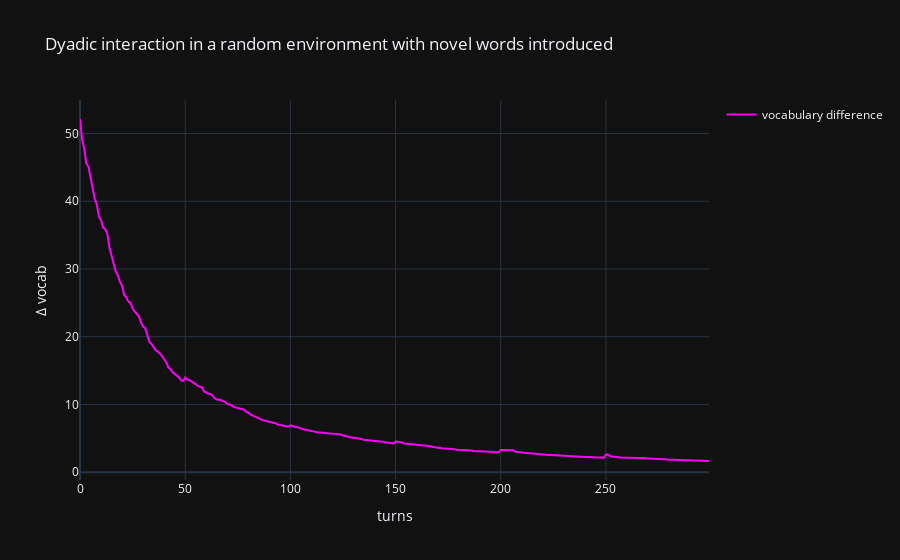

The notebook cell saved with this chart:
### Code cell
fig = plot(vocab_dif.numpy(), 'vocabulary difference')
fig.update_layout(
    title='Dyadic interaction in a random environment with novel words introduced',
    yaxis_title='Δ P(w|m)',
    xaxis_title='turns'
)
fig.show()

### Figure 1 — Plotly figure (JSON) as saved in the notebook; plotly's stock layout.template omitted (floating-point values rounded to 4 significant figures; data arrays with more than 128 entries replaced by an {"elided": "..."} marker saying what was removed)
{"data": [{"legendgroup": "vocabulary difference", "line": {"color": "#FE00FA"}, "mode": "lines", "name": "vocabulary difference", "showlegend": true, "x": {"elided": "300 int values"}, "y": {"elided": "300 float values"}, "type": "scatter"}], "layout": {"title": {"text": "Dyadic interaction in a random environment with novel words introduced"}, "yaxis": {"title": {"text": "Δ vocab"}}, "xaxis": {"title": {"text": "turns"}}}}
